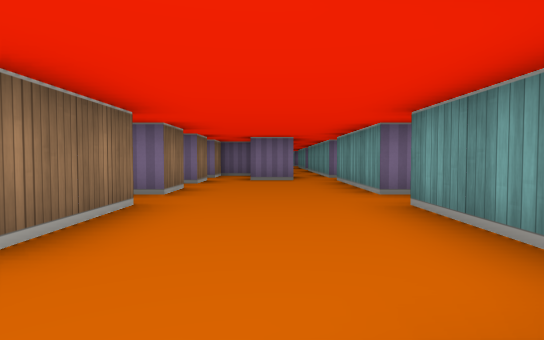
view 1 (above)

15 first-person views from a walk through a cub3D level. The camera is about half as high as the walls, tilts 2° down and sees 80° across. The floor is counted in squares. Each view is taken from the middle of a square. On the plan, view 1 faces up. The plan holds only what a view shows up to about 9 squares ahead; the rest is blank.

view 2
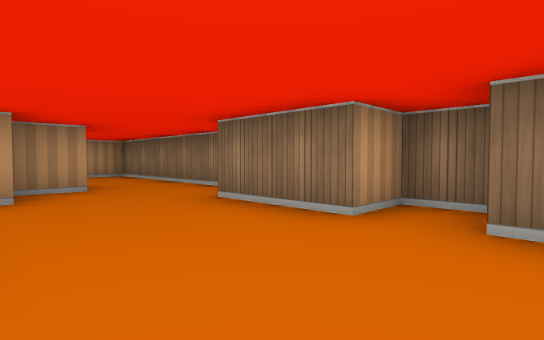

view 3
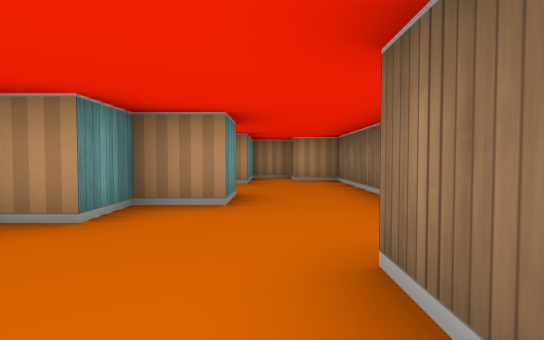

view 4
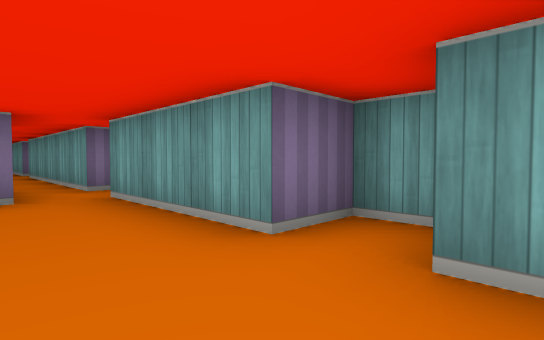

view 5
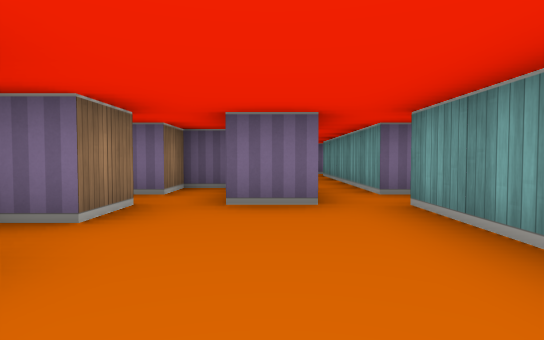

view 6
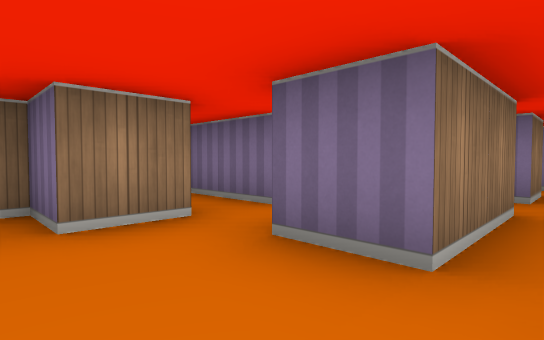

view 7
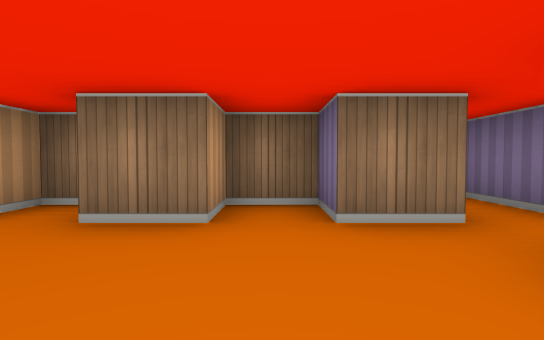

view 8
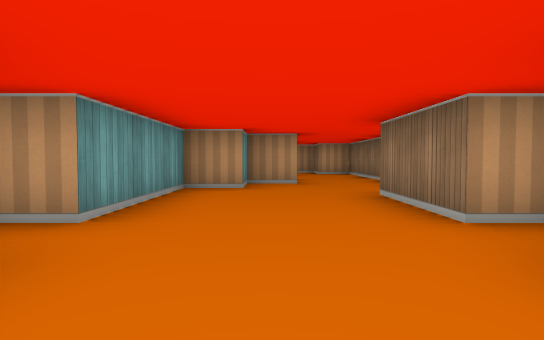

view 9
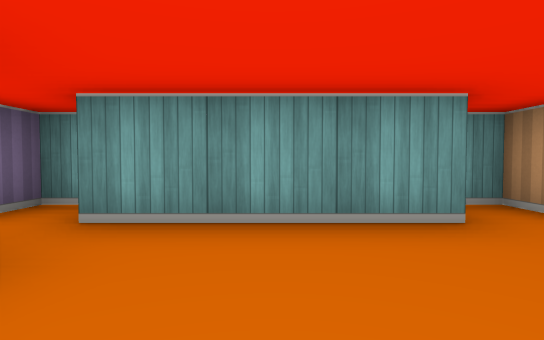

view 10
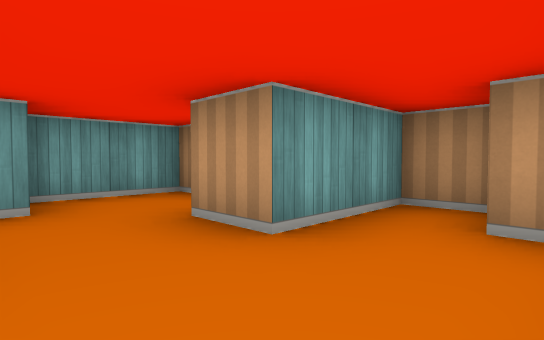

view 11
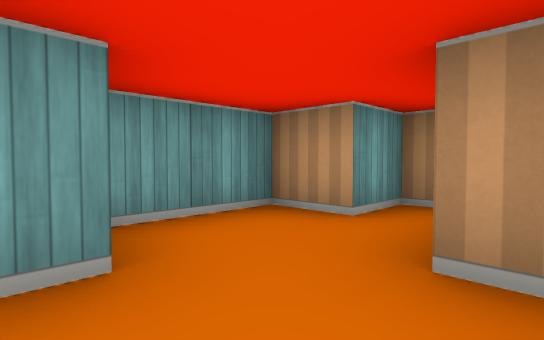

view 12
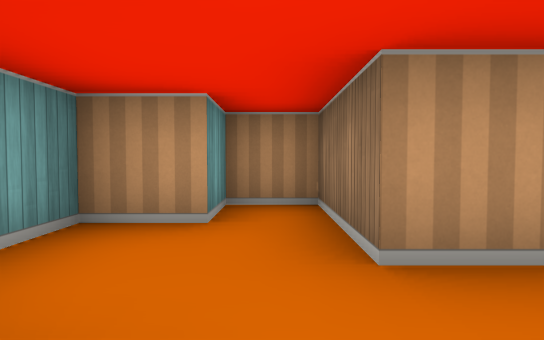

view 13
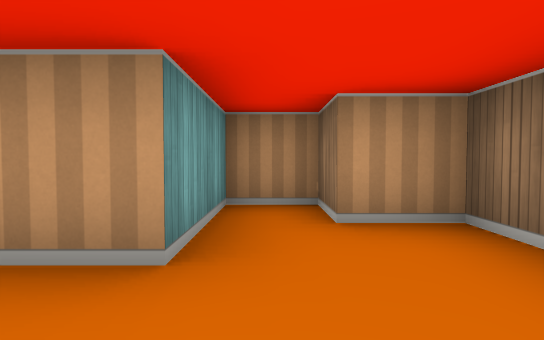

view 14
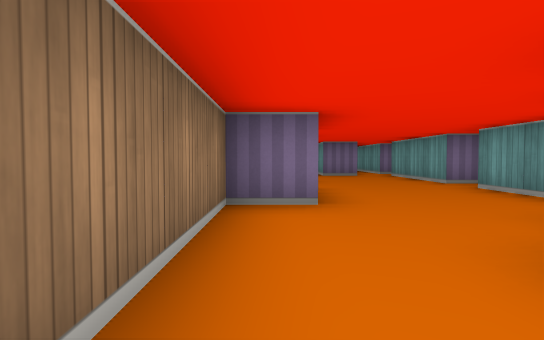

view 15
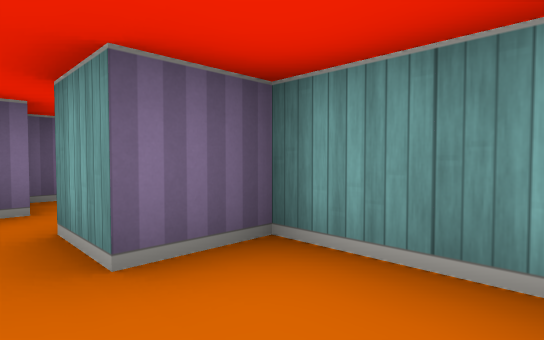

### Floor plan
Points are (right, up) in squares from view 1. A wall is a line through its corners. A room is listed if a view was taken in it or the views show most of it. See-through windows are left out.
Room 1 (views 1, 2, 3, 4, 5, 6, 7, 8, 9, 10, 11, 13, 14)
walls: (-2.5, 4.4) (-2.5, 3.5) (-1.5, 3.5) (-1.5, 1.5) (-2.5, 1.5) (-2.5, -4.5) (-1.5, -4.5) (-1.5, -5.5) (-0.5, -5.5) (-0.5, -3.5) (0.5, -3.5); (-0.5, -1.5) (-0.5, -0.5) (0.5, -0.5) (0.5, 0.5) (1.5, 0.5) (1.5, 3.5) (2.5, 3.5) (2.5, 4.5) (1.5, 4.5) (1.5, 7.5); (-1.5, 7.6) (-1.5, 6.5) (-2.5, 6.5) (-2.5, 5.5) (-1.5, 5.5) (-1.5, 4.5) (-2, 4.5); (0.5, 7.5) (-0.5, 7.5)
ways out: opening at (0, -2.5) to room 2; opening at (1, 7) to room 3; opening at (-1, 7)
Room 2 (views 12, 15)
walls: (0.5, -3.5) (0.5, -5.5) (1.5, -5.5) (1.5, -4.5) (2.5, -4.5) (2.5, -2.5) (1.5, -2.5) (1.5, -1.5)
ways out: opening at (0, -2.5) to room 1
Room 3 (no view inside)
walls: (0.5, 9.6) (0.5, 7.5); (2.5, 8) (2.5, 8.5) (1.5, 8.5) (1.5, 11.5); (0.5, 11.5) (0.5, 10.5)
ways out: opening at (1, 7) to room 1; opening at (1, 12)

Positions as (right, up) in squares from view 1, and headings:
1: (0, 0), facing up
2: (1, 5), facing down-left
3: (-1, 3), facing down
4: (0, 3), facing up-right
5: (0, 4), facing up
6: (1, 6), facing up-left
7: (1, 6), facing left
8: (0, 6), facing down
9: (-1, 6), facing right
10: (-2, -2), facing down-right
11: (0, -2), facing down-right
12: (1, -2), facing down
13: (-1, -2), facing down
14: (-2, -2), facing up
15: (1, -4), facing up-right
